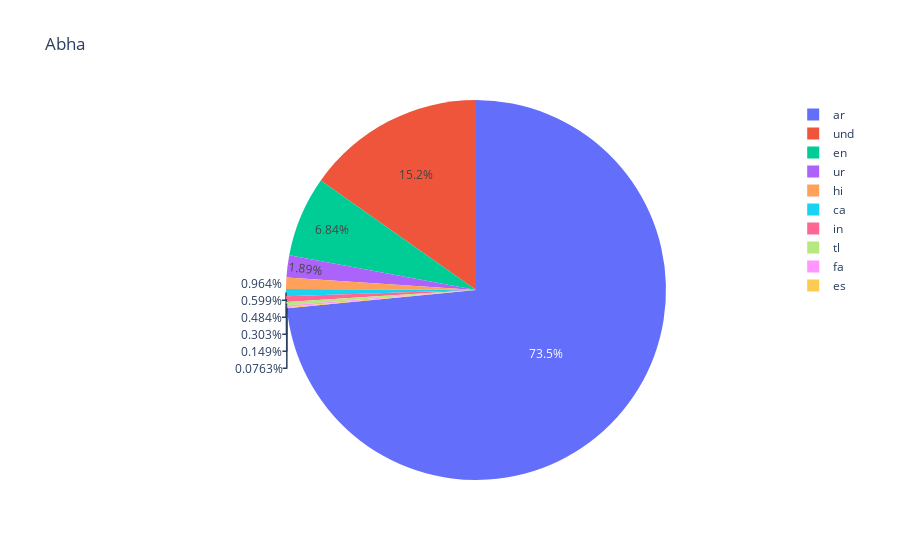

Notebook source saved alongside this figure:
### Code cell
figs[0]

### Figure 1 — Plotly figure (JSON) as saved in the notebook; plotly's stock layout.template omitted (floating-point values rounded to 4 significant figures)
{"data": [{"domain": {"x": [0, 1], "y": [0, 1]}, "hovertemplate": "label=%{label}<br>value=%{value}<extra></extra>", "labels": ["ar", "und", "en", "ur", "hi", "ca", "in", "tl", "fa", "es"], "legendgroup": "", "name": "", "showlegend": true, "type": "pie", "values": [36573, 7578, 3407, 939, 480, 298, 241, 151, 74, 38]}], "layout": {"autosize": true, "legend": {"tracegroupgap": 0}, "title": {"text": "Abha"}}}
